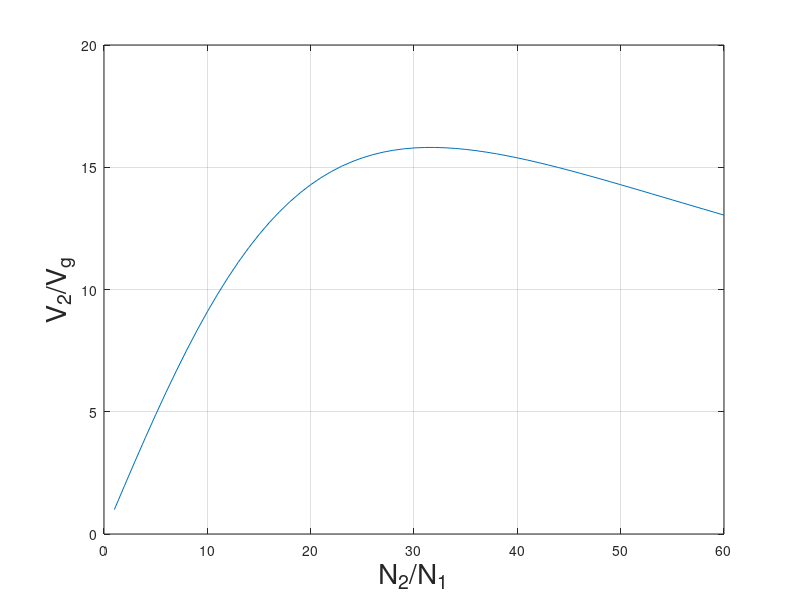

Here is the MATLAB script that generated this plot:
clc
clear all
Rg=1;
RL=1000;
for n=1:60
    n_vec(n)=n;
    x=n;
    Zin = RL/x^2;
    V2_over_Vg(n)=x*Zin/(Zin+Rg);
end
plot(n_vec,V2_over_Vg)
xlabel('N_2/N_1','fontsize',20)
ylabel('V_2/V_g','fontsize',20)
set(gcf,'color','white')
grid on